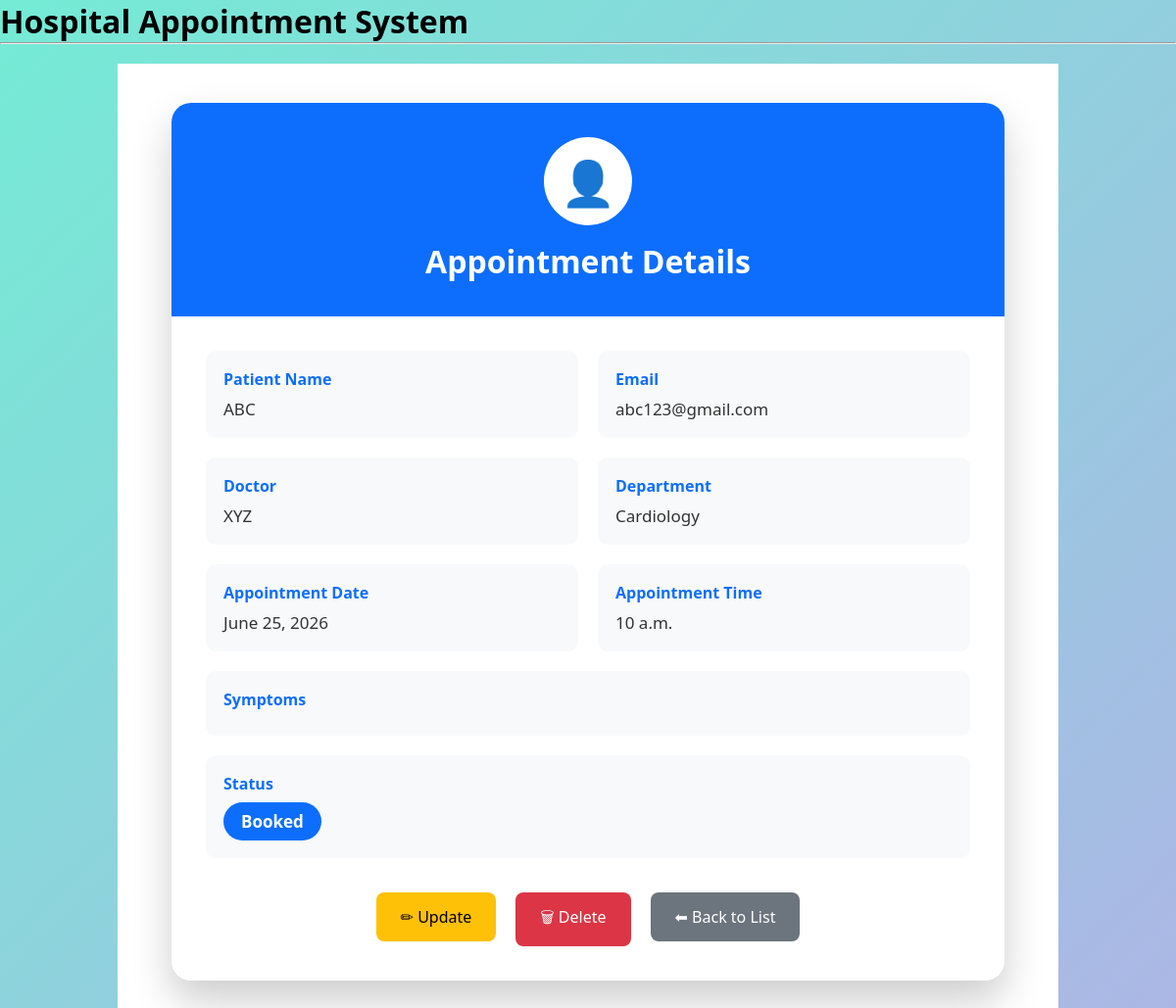
Screenshot of /appointment/detail/4/ with the database file from the repository.
### my_app/models.py (models this page shows, shortened)
class Appointment(models.Model):
    DEPARTMENT_CHOICES = [
        ('Cardiology', 'Cardiology'),
        ('Dermatology', 'Dermatology'),
        ('Orthopedics', 'Orthopedics'),
        ('General Medicine', 'General Medicine'),
        ('ENT', 'ENT'),
    ]
    STATUS_CHOICES = [
        ('Booked', 'Booked'),
        ('Completed', 'Completed'),
        ('Cancelled', 'Cancelled'),
    ]
    patient_name = models.CharField(max_length=40)
    patient_age = models.IntegerField()
    patient_email = models.EmailField(max_length=40)
    doctor_name = models.CharField(max_length=40)
    department= models.CharField(max_length=30, choices=DEPARTMENT_CHOICES)
    appointment_date = models.DateField()
    appointment_time = models.TimeField()
    status = models.CharField(max_length=30, choices=STATUS_CHOICES)
    symptoms = models.TextField(blank=True, null=True)
    created_at = models.DateTimeField(auto_now_add=True)
    updated_at = models.DateTimeField(auto_now=True)

### my_app/views.py (the view)
# urls.py: path('appointment/detail/<int:pk>/',views.appointment_detail,name='appointment_detail'),
def appointment_detail(request, pk):
    appointment = get_object_or_404(Appointment, pk=pk)
    return render(request, 'appointment_detail.html', {'appointment': appointment})

### templates/appointment_detail.html (shortened to what this page needs)
{% extends 'base.html' %}
{% block content %}
<div class="container">
<div class="card">
<div class="header">
<div class="avatar">
👤
</div>
<h2>Appointment Details</h2>
</div>
<div class="content">
<div class="info">
<div class="item">
<div class="label">Patient Name</div>
<div class="value">{{ appointment.patient_name }}</div>
</div>
<div class="item">
<div class="label">Email</div>
<div class="value">{{ appointment.patient_email }}</div>
</div>
<div class="item">
<div class="label">Doctor</div>
<div class="value">{{ appointment.doctor_name }}</div>
</div>
<div class="item">
<div class="label">Department</div>
<div class="value">{{ appointment.department }}</div>
</div>
<div class="item">
<div class="label">Appointment Date</div>
<div class="value">{{ appointment.appointment_date }}</div>
</div>
<div class="item">
<div class="label">Appointment Time</div>
<div class="value">{{ appointment.appointment_time }}</div>
</div>
<div class="item full">
<div class="label">Symptoms</div>
</div>
<div class="item full">
<div class="label">Status</div>
<div class="value">
<span class="status
{% if appointment.status == 'Booked' %}
booked
{% elif appointment.status == 'Completed' %}
completed
{% else %}
cancelled
{% endif %}
">
{{ appointment.status }}
</span>
</div>
</div>
</div>
<div class="buttons">
<a href="{% url 'appointment_update' appointment.id %}" class="btn">
<button class="update">
✏ Update
</button>
</a>
<a href="{% url 'appointment_delete' appointment.id %}" class="btn">
<button class="delete">
🗑 Delete
</button>
</a>
<a href="{% url 'appointment_list' %}" class="btn">
<button class="back">
⬅ Back to List
</button>
</a>
</div>
</div>
</div>
</div>
{% endblock %}

### static/style.css (style rules this page uses)
body { font-family: Arial, sans-serif; background:#f5f5f5; margin:0; }
.container { width:80%; margin:auto; background:white; padding:20px; margin-top:20px; }
button { background:#28a745; color:white; border:none; padding:10px 20px; cursor:pointer; }

### templates/appointment_detail.html (style rules this page uses)
* { margin:0; padding:0; box-sizing:border-box; font-family:'Segoe UI',sans-serif; }
body { background:linear-gradient(135deg,#74ebd5,#ACB6E5); }
.container { display:flex; justify-content:center; align-items:center; min-height:100vh; padding:40px; }
.card { width:100%; max-width:850px; background:white; border-radius:20px; overflow:hidden; box-shadow:0 20px 40px rgba(0,0,0,.2); animation:fadeIn .8s ease; }
.header { background:#0d6efd; color:white; text-align:center; padding:35px; }
.avatar { width:90px; height:90px; background:white; color:#0d6efd; font-size:45px; border-radius:50%; display:flex; justify-content:center; align-items:center; margin:auto; margin-bottom:15px; }
.header h2 { font-size:32px; }
.content { padding:35px; }
.info { display:grid; grid-template-columns:1fr 1fr; gap:20px; }
.item { background:#f8f9fa; padding:18px; border-radius:10px; transition:.3s; }
.label { color:#0d6efd; font-weight:bold; margin-bottom:8px; }
.value { color:#333; font-size:17px; }
.full { grid-column:1/3; }
.status { display:inline-block; padding:8px 18px; border-radius:30px; color:white; font-weight:bold; }
.booked { background:#0d6efd; }
.buttons { margin-top:35px; display:flex; justify-content:center; gap:20px; flex-wrap:wrap; }
.btn { text-decoration:none; }
.btn button { border:none; padding:14px 25px; border-radius:8px; font-size:16px; cursor:pointer; transition:.3s; color:white; }
.update { background:#ffc107; color:black !important; }
.delete { background:#dc3545; }
.back { background:#6c757d; }

### rows the page displays
Appointment: patient_name "ABC", patient_email "abc123@gmail.com", doctor_name "XYZ", department "Cardiology", appointment_date "June 25, 2026", appointment_time "10 a.m.", status "Booked"
